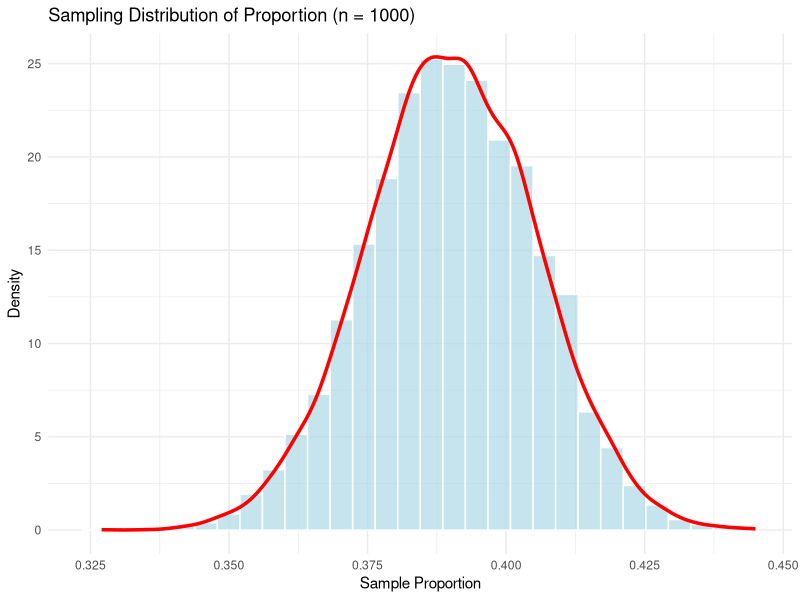
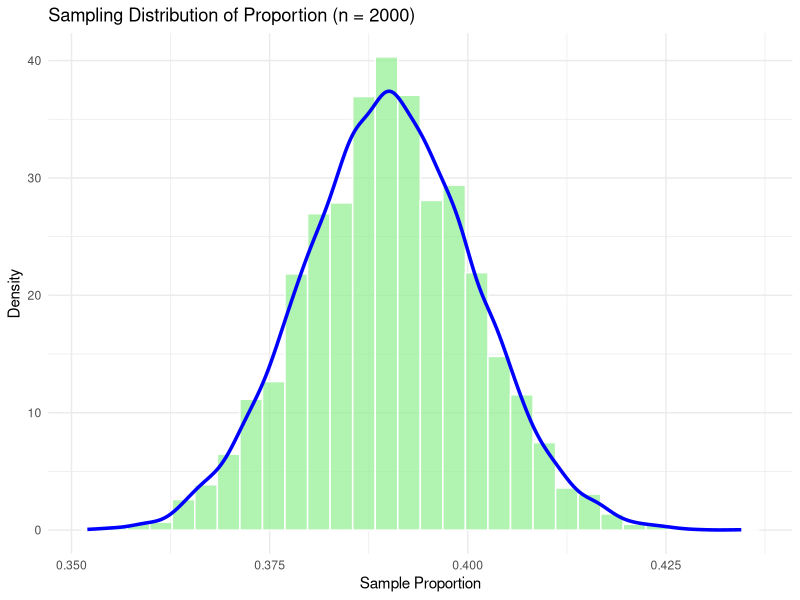
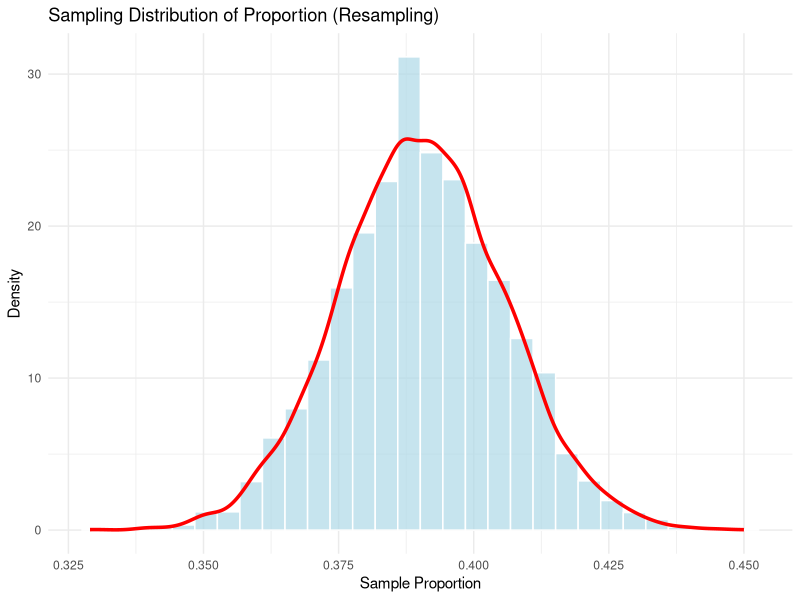
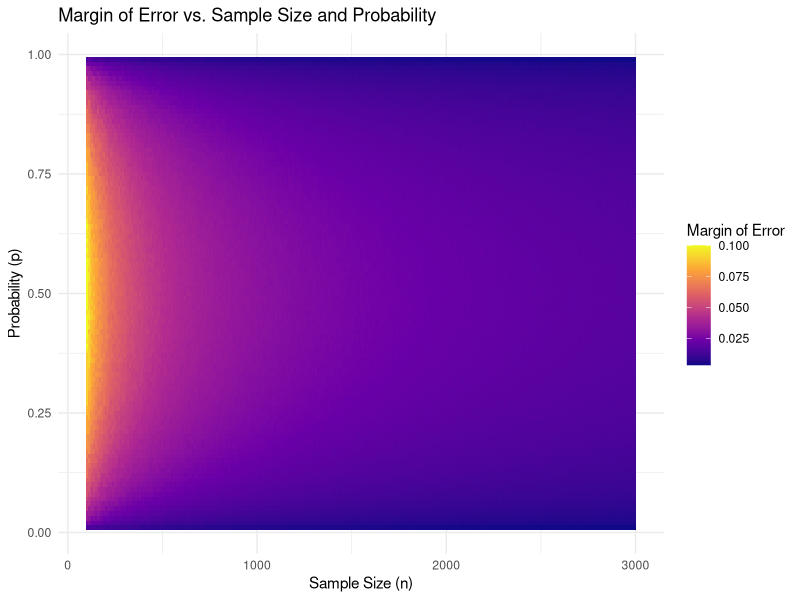

Write the R code that produced these figures, in order.
#Basic Simulation
library(tidyverse)
library(ggplot2)
p_true <- 0.39  # True probability
n1 <- 1000  # Sample size for first simulation
n2 <- 2000  # Sample size for second simulation
num_polls <- 10000  # Number of simulated polls

# Sample size of 1000
polls1 <- rbinom(num_polls, n1, p_true) / n1  
df1 <- data.frame(proportion = polls1)  


ggplot(df1, aes(x = proportion)) +
  geom_histogram(aes(y = after_stat(density)), bins = 30, fill = "lightblue", color = "white", alpha = 0.7) +
  geom_density(color = "red", linewidth = 1.2) +
  labs(title = "Sampling Distribution of Proportion (n = 1000)",
       x = "Sample Proportion",
       y = "Density") +
  theme_minimal()

# Middle 95% range for sample size = 1000
range_95_1 <- quantile(polls1, c(0.025, 0.975))
margin_of_error_1 <- diff(range_95_1) / 2
#Middle 95% of data is between 0.36 and 0.42
#Margin of error is approximately 0.03, Gallup reported 4% (0.04)

# Sample size of 2000
polls2 <- rbinom(num_polls, n2, p_true) / n2  
df2 <- data.frame(proportion = polls2)  

ggplot(df2, aes(x = proportion)) +
  geom_histogram(aes(y = after_stat(density)), bins = 30, fill = "lightgreen", color = "white", alpha = 0.7) +
  geom_density(color = "blue", linewidth = 1.2) +
  labs(title = "Sampling Distribution of Proportion (n = 2000)",
       x = "Sample Proportion",
       y = "Density") +
  theme_minimal()

# Middle 95% range for sample size = 2000
range_95_2 <- quantile(polls2, c(0.025, 0.975))
margin_of_error_2 <- diff(range_95_2) / 2
# Middle 95% is between 0.369 and 0.411
# Margin of error is approximately 0.021, Gallup reported 2% (0.02)


#Resampling

n_survey <- 1000  # Sample size for Gallup survey 
#create survey data where 39% satisfied (1), rest are not (0)
survey_data <- c(rep(1, 0.39 * n_survey), rep(0, n_survey - 0.39 * n_survey))

num_resamples <- 10000  # Number of resamples
resample_proportions <- numeric(num_resamples)  # Initialize a vector to store proportions

for (i in 1:num_resamples) {
  resample <- sample(survey_data, n_survey, replace = TRUE)  # Resample with replacement
  resample_proportions[i] <- mean(resample)
}

df_resamples <- tibble(proportion = resample_proportions)

ggplot(df_resamples, aes(x = proportion)) +
  geom_histogram(aes(y = after_stat(density)), bins = 30, fill = "lightblue", color = "white", alpha = 0.7) +
  geom_density(color = "red", linewidth = 1.2) +
  labs(title = "Sampling Distribution of Proportion (Resampling)",
       x = "Sample Proportion",
       y = "Density") +
  theme_minimal()

# Middle 95% range from resampling
range_95_resample <- quantile(df_resamples$proportion, c(0.025, 0.975))
margin_of_error_resample <- diff(range_95_resample) / 2
#Middle 95% was from 0.36 to 0.42
#Margin of error is approximately 0.03, Gallup reported 4% (0.04)


#Simulation over n and p

n_values <- seq(100, 3000, by = 10)  # Sample sizes from 100 to 3000
p_values <- seq(0.01, 0.99, by = 0.01)  # Probabilities from 0.01 to 0.99
num_simulations <- 10000  # Number of simulations


simulate_margin_of_error <- function(n, p, num_simulations) {
  
  sample_data <- rbinom(num_simulations, size = n, prob = p) / n
  
  # Calculate the 2.5th and 97.5th percentiles
  lower <- quantile(sample_data, 0.025)
  upper <- quantile(sample_data, 0.975)
  
  # Half the range between the 2.5th and 97.5th percentiles
  margin_of_error <- (upper - lower) / 2
  return(margin_of_error)
}

# Empty data frame
results <- expand.grid(n = n_values, p = p_values)

# Apply the simulation function to each combination of n and p
results$margin_of_error <- mapply(simulate_margin_of_error, results$n, results$p, MoreArgs = list(num_simulations = num_simulations))

ggplot(results, aes(x = n, y = p, fill = margin_of_error)) +
  geom_raster() +
  scale_fill_viridis_c(option = "C", name = "Margin of Error") +
  labs(
    title = "Margin of Error vs. Sample Size and Probability",
    x = "Sample Size (n)",
    y = "Probability (p)"
  ) +
  theme_minimal()

#Actual Margin of Error Calculation
